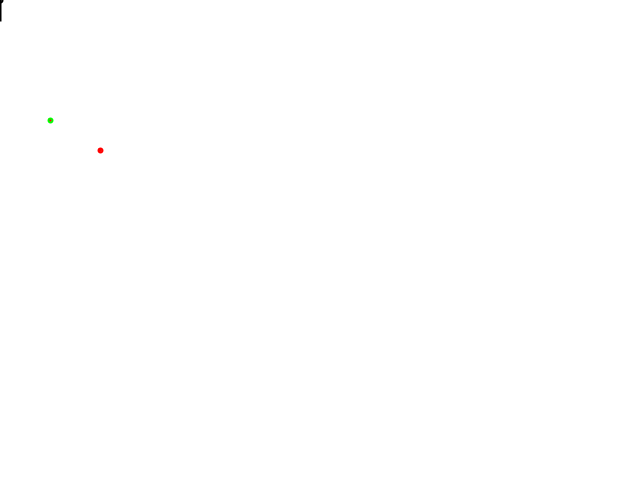
Frame 1 (no input)
Frame 60 (the mouse pressed at the canvas centre just before this capture): identical to frame 1, image omitted
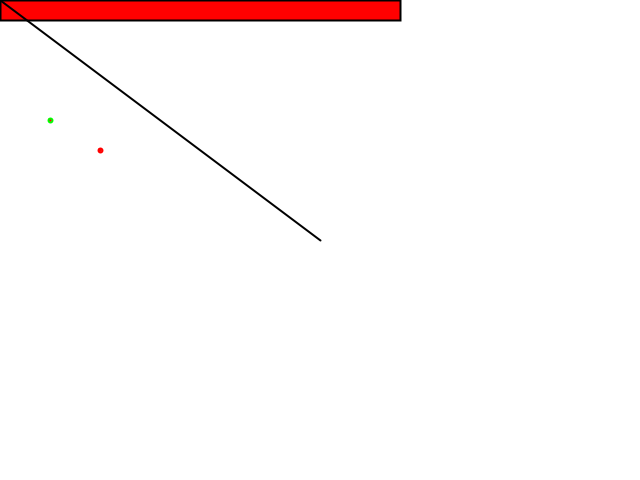
Frame 120 (the mouse held since frame 60 and released just before this capture)

The Processing sketch that drew these frames (run headless with seeded random() and noise(); from frame 60 on, the mouse is pressed at the canvas centre):

// Processing sketch: VectorMath
// ── VectorMath.pde
/*  if Vector"a" = (ax, ay) and Vector"b" = (bx, by)
Vector"a*b" = ax*bx + ay*by  */

/*mag(); is magnitude. It's length of the vector.
mag() does give us square root of vector"a"*vector"a"+vector"b"*vector"b"
and which means the mag() value is always positive. */

void setup(){
  size(640,480);
}

void draw(){
  background(255);
  strokeWeight(2);
  stroke(0);
  noFill();
  
  //translate(0, 0);
  ellipse(0, 0, 4, 4);
  
  PVector mouse = new PVector(mouseX, mouseY);
  PVector center = new PVector(0, 0);
  
  mouse.sub(center);
  //mouse.normalize();//forcibly adjest the magnitude scale "1"
  //mouse.mult(50);//Then, multiply the scale
  //mouse.mult(5);
  //m's value is length of vector"mouse"
  
  //mouse.setMag(200);//We can simplify normalize(); and mult(); as setMag();
  
  
  float m = mouse.mag();
  fill(255, 0, 0);
  rect(0, 0, m, 20);
  line(0, 0, mouse.x, mouse.y);
  
  PVector a = new PVector(100, 150);
  PVector b = new PVector(50, 120);
  stroke(255,0,0);
  ellipse(a.x, a.y, 4, 4);
  stroke(0,255,0);
  ellipse(b.x, b.y, 4, 4);
  
  
}
